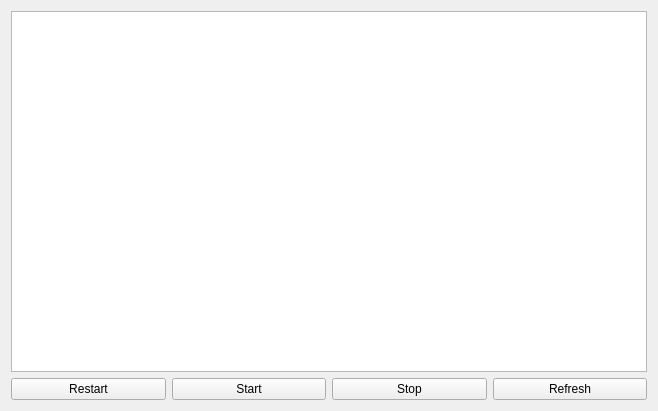
<?xml version="1.0" encoding="UTF-8"?>
<ui version="4.0">
 <class>MyProcess</class>
 <widget class="QWidget" name="MyProcess">
  <property name="geometry">
   <rect>
    <x>0</x>
    <y>0</y>
    <width>658</width>
    <height>411</height>
   </rect>
  </property>
  <property name="windowTitle">
   <string>Form</string>
  </property>
  <layout class="QGridLayout" name="gridLayout">
   <item row="0" column="0">
    <widget class="QListWidget" name="listWidget"/>
   </item>
   <item row="1" column="0">
    <layout class="QHBoxLayout" name="horizontalLayout_2">
     <item>
      <widget class="QPushButton" name="pushReset">
       <property name="text">
        <string>Restart</string>
       </property>
      </widget>
     </item>
     <item>
      <widget class="QPushButton" name="pushStart">
       <property name="text">
        <string>Start</string>
       </property>
      </widget>
     </item>
     <item>
      <widget class="QPushButton" name="pushStop">
       <property name="text">
        <string>Stop</string>
       </property>
      </widget>
     </item>
     <item>
      <widget class="QPushButton" name="pushRefresh">
       <property name="text">
        <string>Refresh</string>
       </property>
      </widget>
     </item>
    </layout>
   </item>
  </layout>
 </widget>
 <resources/>
 <connections/>
</ui>
